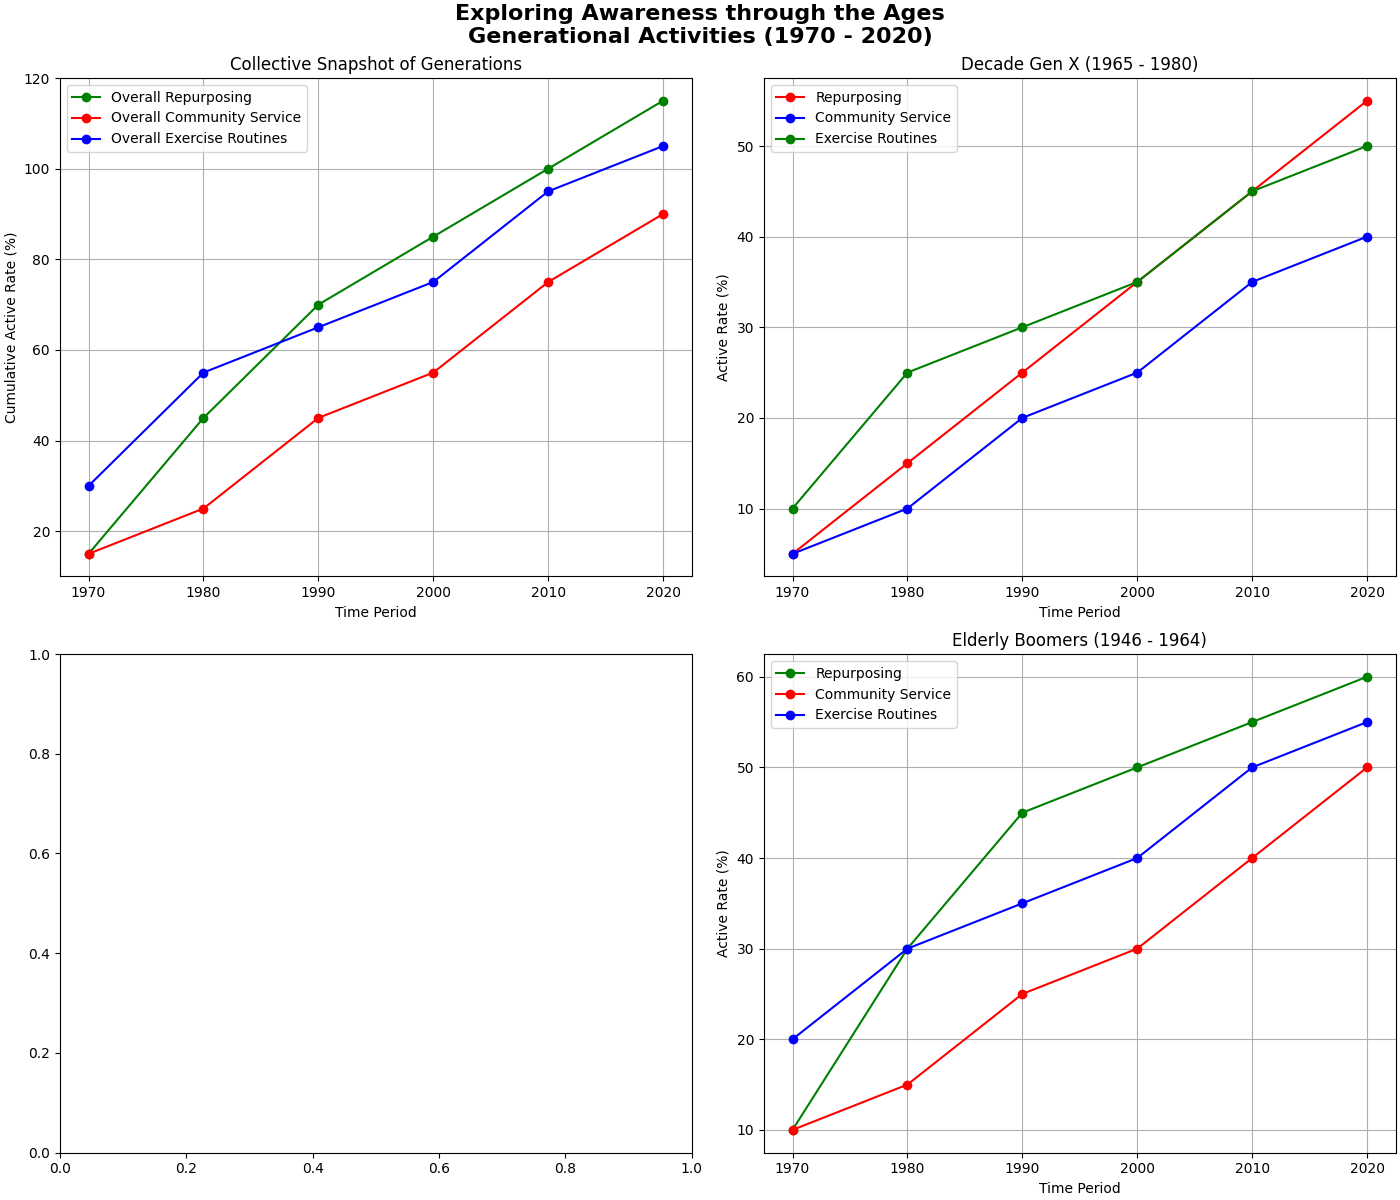

Write the Python code that produced this figure.
import matplotlib.pyplot as plt
import numpy as np

years = np.arange(1970, 2021, 10)

recycling_boomers = [10, 30, 45, 50, 55, 60]
volunteering_boomers = [10, 15, 25, 30, 40, 50]
fitness_boomers = [20, 30, 35, 40, 50, 55]

recycling_genx = [5, 15, 25, 35, 45, 55]
volunteering_genx = [5, 10, 20, 25, 35, 40]
fitness_genx = [10, 25, 30, 35, 45, 50]

fig, axs = plt.subplots(2, 2, figsize=(14, 12), constrained_layout=True)

colors = ['blue', 'green', 'red']

# Switched this subplot to position [1, 1]
axs[1, 1].plot(years, recycling_boomers, label='Repurposing', marker='o', color=colors[1])
axs[1, 1].plot(years, volunteering_boomers, label='Community Service', marker='o', color=colors[2])
axs[1, 1].plot(years, fitness_boomers, label='Exercise Routines', marker='o', color=colors[0])
axs[1, 1].set_title('Elderly Boomers (1946 - 1964)')
axs[1, 1].set_xlabel('Time Period')
axs[1, 1].set_ylabel('Active Rate (%)')
axs[1, 1].legend()
axs[1, 1].grid(True)

axs[0, 1].plot(years, recycling_genx, label='Repurposing', marker='o', color=colors[2])
axs[0, 1].plot(years, volunteering_genx, label='Community Service', marker='o', color=colors[0])
axs[0, 1].plot(years, fitness_genx, label='Exercise Routines', marker='o', color=colors[1])
axs[0, 1].set_title('Decade Gen X (1965 - 1980)')
axs[0, 1].set_xlabel('Time Period')
axs[0, 1].set_ylabel('Active Rate (%)')
axs[0, 1].legend()
axs[0, 1].grid(True)

# Switched this subplot to position [0, 0]
axs[0, 0].plot(years, np.array(recycling_boomers) + np.array(recycling_genx), 
               label='Overall Repurposing', marker='o', color=colors[1])
axs[0, 0].plot(years, np.array(volunteering_boomers) + np.array(volunteering_genx), 
               label='Overall Community Service', marker='o', color=colors[2])
axs[0, 0].plot(years, np.array(fitness_boomers) + np.array(fitness_genx), 
               label='Overall Exercise Routines', marker='o', color=colors[0])
axs[0, 0].set_title('Collective Snapshot of Generations')
axs[0, 0].set_xlabel('Time Period')
axs[0, 0].set_ylabel('Cumulative Active Rate (%)')
axs[0, 0].legend()
axs[0, 0].grid(True)

fig.suptitle('Exploring Awareness through the Ages\nGenerational Activities (1970 - 2020)', weight='bold', size=16)

plt.show()
